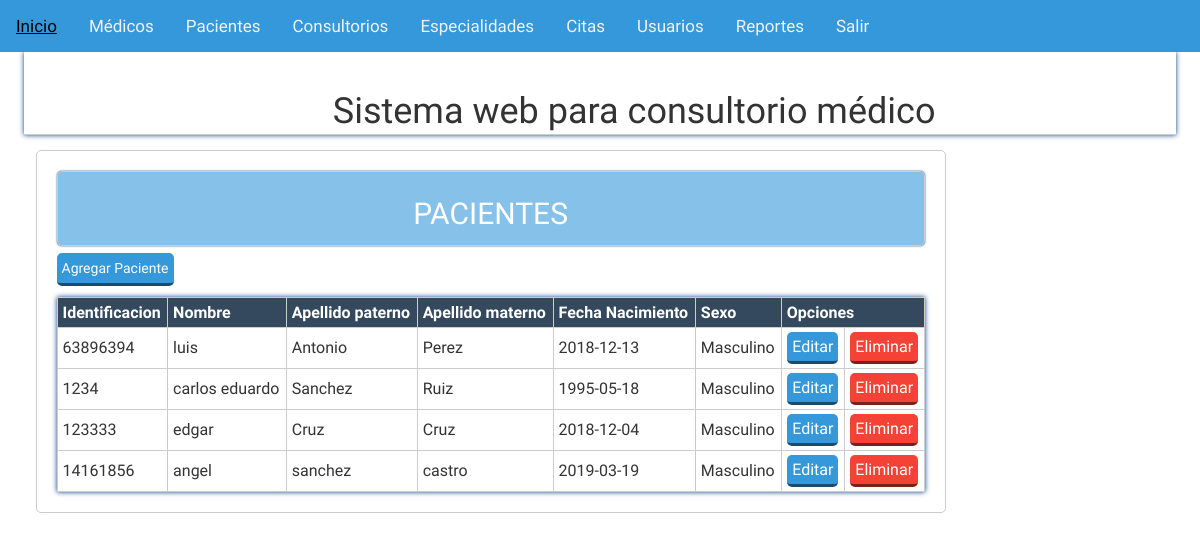
Screenshot of /Consultorio1/vista/pacientes_vista.php with the database file from the repository.
### tables this page shows
CREATE TABLE `pacientes` (
  `idPaciente` int(11) NOT NULL AUTO_INCREMENT,
  `pacIdentificacion` char(15) NOT NULL,
  `pacNombre` varchar(50) NOT NULL,
  `pacApellidopat` varchar(50) NOT NULL,
  `pacApellidomat` varchar(45) DEFAULT NULL,
  `pacFechaNacimiento` date NOT NULL,
  `pacSexo` enum('Femenino','Masculino') NOT NULL,
  PRIMARY KEY (`idPaciente`),
  UNIQUE KEY `pacIdentificacion` (`pacIdentificacion`)
);

### Consultorio1/vista/pacientes_vista.php (the view, shortened to what this page needs)
<?php
try{
	$conexion = new PDO('mysql:host=localhost;dbname=centromedico','root','12345');
}catch(PDOException $e){
	echo "Error: ". $e->getMessage();
}
$consulta = $conexion -> prepare("
	SELECT * FROM pacientes");
$consulta ->execute();
$consulta = $consulta ->fetchAll();
?>
<?php include 'plantillas/header.php'; ?>
	<section class="main">
		<div class="wrapp">
			<?php include 'plantillas/nav.php'; ?>
				<article>
					<div class="mensaje">
						<h2>PACIENTES</h2>
					</div>
					<a class="agregar" href="agregarpacientes.php">Agregar Paciente</a>
					<table class="tabla">
						  <tr>
							<th>Identificacion</th>
							<th>Nombre</th>
							<th>Apellido paterno</th>
							<th>Apellido materno</th>
							<th>Fecha Nacimiento</th>
							<th>Sexo</th>
							<th colspan="2">Opciones</th>
						  </tr>
						<?php foreach ($consulta as $Sql): ?>
						<tr>
							<?php echo "<td>". $Sql['pacIdentificacion']. "</td>"; ?>
							<?php echo "<td>". $Sql['pacNombre']. "</td>"; ?>
							<?php echo "<td>". $Sql['pacApellidopat']. "</td>"; ?>
							<?php echo "<td>". $Sql['pacApellidomat']. "</td>"; ?>
							<?php echo "<td>". $Sql['pacFechaNacimiento']. "</td>"; ?>
							<?php echo "<td>". $Sql['pacSexo']. "</td>"; ?>
                            <?php echo "<td class='centrar'>"."<a href='actualizapacientes.php?idPaciente=".$Sql['idPaciente']."' class='editar'>Editar</a>". "</td>"; ?>
                          	<?php echo "<td class='centrar'>"."<a onclick=msg(".$Sql['idPaciente'].") class='eliminar'>Eliminar</a>". "</td>"; ?>
						</tr>
						<?php endforeach; ?>
					</table>
				</article>
	</section>
<?php include 'plantillas/footer.php'; ?>
</body>
</html>

### Consultorio1/css/estiloss.css (style rules this page uses)
* { -webkit-box-sizing: border-box; -moz-box-sizing: border-box; box-sizing: border-box; margin:0px; padding:0px; font-family: 'Antic', sans-serif; }
body { background: rgba(0,0,0,.01); color:#000; }
.wrapp { padding: 0% 2%; width:100%; margin:auto; overflow: hidden; text-align:cente }
.mensaje { background: #85C1E9; padding:5px; color:#fff; border-radius:5px; text-align: center; font-size: 1.5em; margin-bottom: 5px; box-shadow: 0 0px 2px #013D82 !important; }
article a { display:block; font-weight: normal; }
article { margin: 10px 0px; margin-left:1%; float: left; width: 79%; padding:20px; background: rgb(255, 255, 255); border-radius:5px; }
article,aside, .mensaje { border:1px solid #ccc; }
article a { margin: 2px 0px; display:inline-block; padding: 5px; color: white; border-radius:5px; cursor:pointer; border-bottom: 3px solid rgba(0, 0, 0,.5); width:auto; text-decoration:none; text-align:center; position: relative; }
article .agregar { background:#3498DB; }
article .editar { background:#3498DB; }
article .eliminar { background:#F44336; }
footer li,a { text-decoration: none; color: #fff; }
.tabla { box-shadow: 0 0px 5px #013D82 !important; width:100%; margin-top: 1%; border-collapse: collapse; }
.tabla th { background: #34495E; padding: 5px; color:white; }
.centrar { text-align: center; }
.tabla td { padding: 2px 5px; }
.tabla td,th { border:1px solid #ccc; }
a, .Dra { color: #34495E; }

### rows the page displays
pacientes: pacIdentificacion "63896394", pacNombre "luis", pacApellidopat "Antonio", pacApellidomat "Perez", pacFechaNacimiento "2018-12-13", pacSexo "Masculino"
pacientes: pacIdentificacion "1234", pacNombre "carlos eduardo", pacApellidopat "Sanchez", pacApellidomat "Ruiz", pacFechaNacimiento "1995-05-18", pacSexo "Masculino"
pacientes: pacIdentificacion "123333", pacNombre "edgar", pacApellidopat "Cruz", pacApellidomat "Cruz", pacFechaNacimiento "2018-12-04", pacSexo "Masculino"
pacientes: pacIdentificacion "14161856", pacNombre "angel", pacApellidopat "sanchez", pacApellidomat "castro", pacFechaNacimiento "2019-03-19", pacSexo "Masculino"
